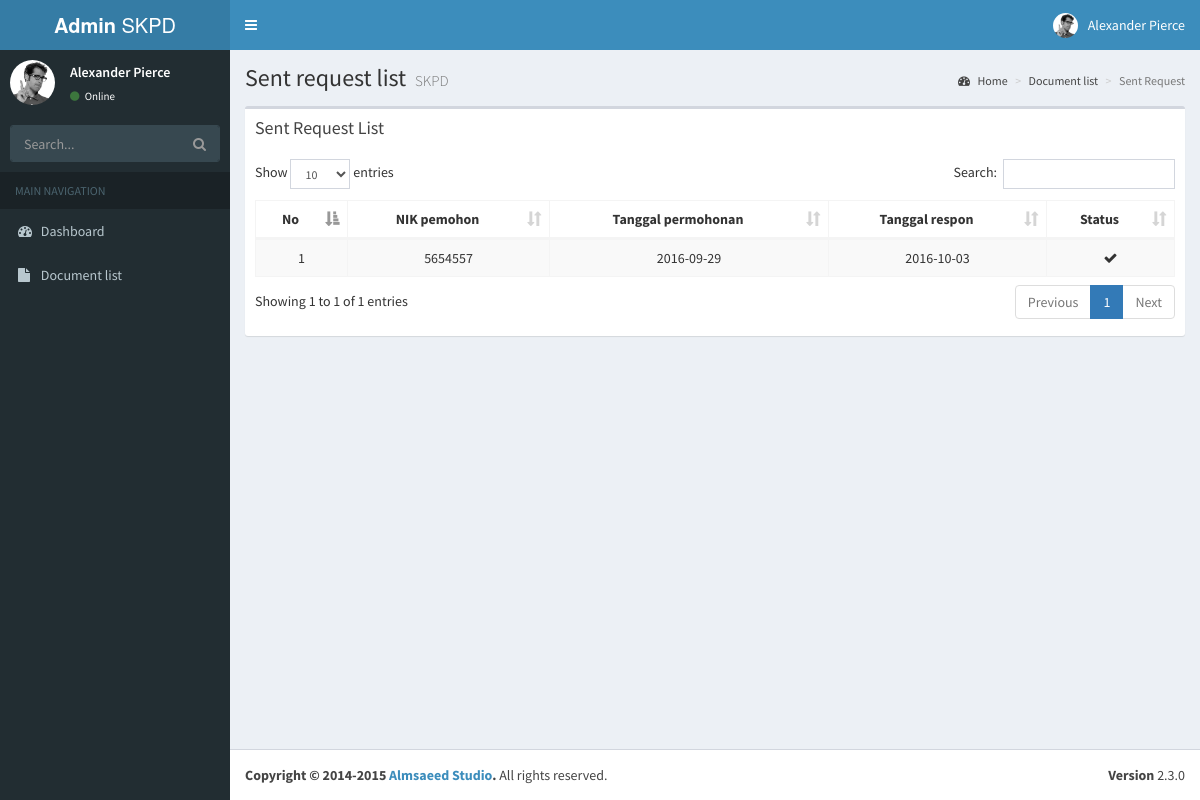
Page /index.php/skpd/sentRequest on the committed database.
### tables this page shows
CREATE TABLE `t_request` (
  `id` int(16) NOT NULL,
  `nik_pemohon` int(32) NOT NULL,
  `request_at` date NOT NULL,
  `response_at` date DEFAULT NULL,
  `kode_skpd` varchar(25) NOT NULL
);

### application/controllers/Skpd.php (called while the page is built, shortened)
<?php
class Skpd extends CI_Controller{
    function __construct() {
        $this->load->model(array('model_skpd'));
        $this->load->helper(array('form', 'url'));
    }
    public function sentRequest(){
        $data['sents']=$this->model_skpd->getAllSentReq();
        $this->load->view('skpd/header');
        $this->load->view('skpd/sent',$data);
        $this->load->view('skpd/footer');
    }
}

### index.php (called while the page is built, shortened)
<?php
require_once BASEPATH.'core/CodeIgniter.php';

### application/models/model_skpd.php (called while the page is built, shortened)
<?php
class Model_skpd extends CI_model{
    function getAllSentReq(){
         return $this->db->query("SELECT * FROM t_request WHERE response_at IS NOT NULL;");
    }
}

### application/views/skpd/sent.php (the view)
<div class="content-wrapper">
  <section class="content-header">
    <h1>
      Sent request list
      <small>SKPD </small>
    </h1>
    <ol class="breadcrumb">
      <li><a href="<?= base_url() ?>skpd/index"><i class="fa fa-dashboard"></i> Home</a></li>
      <li><a href="<?= base_url() ?>skpd/index">Document list</a></li>
      <li class="active">Sent Request</li>
    </ol>
  </section>
  <section class="content">
    <div class="box">
        <div class="box-header">
          <h3 class="box-title">Sent Request List</h3>
        </div>
        <div class="box-body">
          <table id="example1" class="table table-bordered table-striped dataTable text-center">
            <thead>
              <tr role="row">
                <th>No</th>
                <th >NIK pemohon</th>
                <th>Tanggal permohonan</th>
                <th>Tanggal respon</th>
                <th>Status</th>
              </tr>
            </thead>
            <tbody>
              <?php
              $no=1;
              foreach ($sents->result() as $sent) { ?>
              <tr role="row">
                <td><?php echo $no ;?></td>
                <td><?php echo $sent->nik_pemohon;?></td>
                <td><?php echo $sent->request_at;?></td>
                <td><?php echo ($sent->response_at==TRUE)? $sent->response_at : '<button type="button" class="btn btn-success">Tanggapi</button>'; ?>
                </td>
                <td><?php echo ($sent->response_at==TRUE)? '<i class="fa fa-fw fa-check"></i>' : '<i class="fa fa-fw fa-close"></i>'; ?></td>
              <?php $no++; };?>
            </tbody>
          </table>
        </div>
      </div>
  </section>
</div>

### rows in the picture
t_request: nik_pemohon "5654557", request_at "2016-09-29", response_at "2016-10-03"
